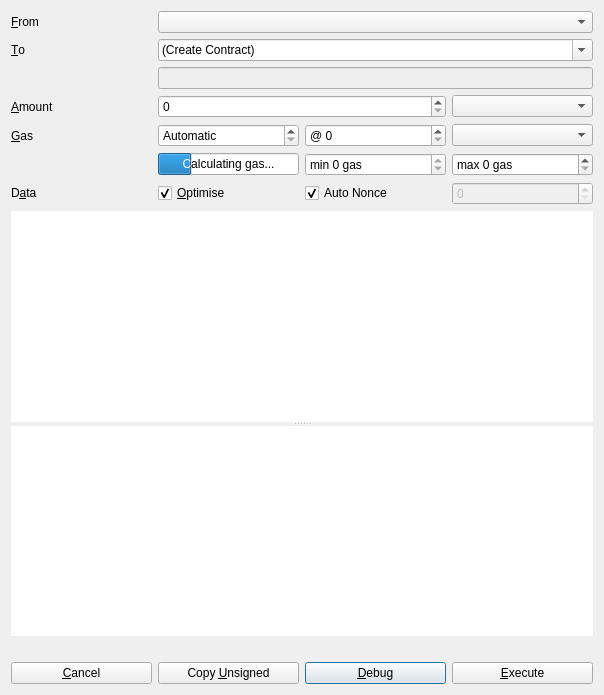
<?xml version="1.0" encoding="UTF-8"?>
<ui version="4.0">
 <class>TransactDialog</class>
 <widget class="QDialog" name="TransactDialog">
  <property name="geometry">
   <rect>
    <x>0</x>
    <y>0</y>
    <width>604</width>
    <height>695</height>
   </rect>
  </property>
  <property name="windowTitle">
   <string>Transact</string>
  </property>
  <layout class="QGridLayout" name="gridLayout">
   <item row="10" column="2">
    <widget class="QPushButton" name="debug">
     <property name="text">
      <string>&amp;Debug</string>
     </property>
    </widget>
   </item>
   <item row="4" column="1">
    <widget class="QSpinBox" name="gas">
     <property name="specialValueText">
      <string>Automatic</string>
     </property>
     <property name="suffix">
      <string> gas</string>
     </property>
     <property name="minimum">
      <number>-1</number>
     </property>
     <property name="maximum">
      <number>430000000</number>
     </property>
     <property name="value">
      <number>-1</number>
     </property>
    </widget>
   </item>
   <item row="3" column="3">
    <widget class="QComboBox" name="valueUnits"/>
   </item>
   <item row="4" column="3">
    <widget class="QComboBox" name="gasPriceUnits"/>
   </item>
   <item row="2" column="1" colspan="3">
    <widget class="QLineEdit" name="calculatedName">
     <property name="enabled">
      <bool>false</bool>
     </property>
     <property name="readOnly">
      <bool>true</bool>
     </property>
     <property name="placeholderText">
      <string/>
     </property>
    </widget>
   </item>
   <item row="7" column="1">
    <widget class="QCheckBox" name="optimize">
     <property name="text">
      <string>&amp;Optimise</string>
     </property>
     <property name="checked">
      <bool>true</bool>
     </property>
    </widget>
   </item>
   <item row="10" column="3">
    <widget class="QPushButton" name="send">
     <property name="text">
      <string>&amp;Execute</string>
     </property>
     <property name="default">
      <bool>false</bool>
     </property>
    </widget>
   </item>
   <item row="7" column="3">
    <widget class="QSpinBox" name="nonce">
     <property name="enabled">
      <bool>false</bool>
     </property>
    </widget>
   </item>
   <item row="8" column="0" colspan="4">
    <widget class="QSplitter" name="splitter_5">
     <property name="orientation">
      <enum>Qt::Vertical</enum>
     </property>
     <widget class="QPlainTextEdit" name="data">
      <property name="frameShape">
       <enum>QFrame::NoFrame</enum>
      </property>
      <property name="lineWidth">
       <number>0</number>
      </property>
     </widget>
     <widget class="QTextEdit" name="code">
      <property name="focusPolicy">
       <enum>Qt::ClickFocus</enum>
      </property>
      <property name="frameShape">
       <enum>QFrame::NoFrame</enum>
      </property>
      <property name="lineWidth">
       <number>0</number>
      </property>
      <property name="readOnly">
       <bool>true</bool>
      </property>
     </widget>
    </widget>
   </item>
   <item row="3" column="1" colspan="2">
    <widget class="QSpinBox" name="value">
     <property name="suffix">
      <string/>
     </property>
     <property name="maximum">
      <number>430000000</number>
     </property>
     <property name="value">
      <number>0</number>
     </property>
    </widget>
   </item>
   <item row="10" column="1">
    <widget class="QPushButton" name="copyUnsigned">
     <property name="text">
      <string>Copy &amp;Unsigned</string>
     </property>
    </widget>
   </item>
   <item row="0" column="1" colspan="3">
    <widget class="QComboBox" name="from"/>
   </item>
   <item row="4" column="0">
    <widget class="QLabel" name="label_6">
     <property name="text">
      <string>&amp;Gas</string>
     </property>
     <property name="buddy">
      <cstring>gas</cstring>
     </property>
    </widget>
   </item>
   <item row="1" column="0">
    <widget class="QLabel" name="label5">
     <property name="sizePolicy">
      <sizepolicy hsizetype="Preferred" vsizetype="Preferred">
       <horstretch>0</horstretch>
       <verstretch>0</verstretch>
      </sizepolicy>
     </property>
     <property name="text">
      <string>&amp;To</string>
     </property>
     <property name="buddy">
      <cstring>destination</cstring>
     </property>
    </widget>
   </item>
   <item row="10" column="0">
    <widget class="QPushButton" name="cancel">
     <property name="text">
      <string>&amp;Cancel</string>
     </property>
     <property name="shortcut">
      <string>Esc</string>
     </property>
    </widget>
   </item>
   <item row="7" column="2">
    <widget class="QCheckBox" name="autoNonce">
     <property name="text">
      <string>Auto Nonce</string>
     </property>
     <property name="checked">
      <bool>true</bool>
     </property>
     <property name="autoRepeat">
      <bool>false</bool>
     </property>
    </widget>
   </item>
   <item row="1" column="1" colspan="3">
    <widget class="QComboBox" name="destination">
     <property name="editable">
      <bool>true</bool>
     </property>
     <item>
      <property name="text">
       <string>(Create Contract)</string>
      </property>
     </item>
    </widget>
   </item>
   <item row="9" column="0" colspan="4">
    <widget class="QLabel" name="total">
     <property name="sizePolicy">
      <sizepolicy hsizetype="MinimumExpanding" vsizetype="Preferred">
       <horstretch>0</horstretch>
       <verstretch>0</verstretch>
      </sizepolicy>
     </property>
     <property name="text">
      <string/>
     </property>
    </widget>
   </item>
   <item row="3" column="0">
    <widget class="QLabel" name="label5_2">
     <property name="text">
      <string>&amp;Amount</string>
     </property>
     <property name="buddy">
      <cstring>value</cstring>
     </property>
    </widget>
   </item>
   <item row="7" column="0">
    <widget class="QLabel" name="label_2">
     <property name="sizePolicy">
      <sizepolicy hsizetype="Preferred" vsizetype="Maximum">
       <horstretch>0</horstretch>
       <verstretch>0</verstretch>
      </sizepolicy>
     </property>
     <property name="text">
      <string>D&amp;ata</string>
     </property>
     <property name="alignment">
      <set>Qt::AlignLeading|Qt::AlignLeft|Qt::AlignVCenter</set>
     </property>
     <property name="buddy">
      <cstring>data</cstring>
     </property>
    </widget>
   </item>
   <item row="0" column="0">
    <widget class="QLabel" name="label">
     <property name="text">
      <string>&amp;From</string>
     </property>
     <property name="buddy">
      <cstring>from</cstring>
     </property>
    </widget>
   </item>
   <item row="4" column="2">
    <widget class="QSpinBox" name="gasPrice">
     <property name="prefix">
      <string>@ </string>
     </property>
     <property name="minimum">
      <number>0</number>
     </property>
     <property name="maximum">
      <number>430000000</number>
     </property>
    </widget>
   </item>
   <item row="5" column="3">
    <widget class="QSpinBox" name="maxGas">
     <property name="suffix">
      <string> gas</string>
     </property>
     <property name="prefix">
      <string>max </string>
     </property>
     <property name="maximum">
      <number>450000000</number>
     </property>
    </widget>
   </item>
   <item row="5" column="2">
    <widget class="QSpinBox" name="minGas">
     <property name="readOnly">
      <bool>true</bool>
     </property>
     <property name="suffix">
      <string> gas</string>
     </property>
     <property name="prefix">
      <string>min </string>
     </property>
     <property name="minimum">
      <number>0</number>
     </property>
     <property name="maximum">
      <number>450000000</number>
     </property>
    </widget>
   </item>
   <item row="5" column="1">
    <widget class="QProgressBar" name="progressGas">
     <property name="sizePolicy">
      <sizepolicy hsizetype="Minimum" vsizetype="Fixed">
       <horstretch>0</horstretch>
       <verstretch>0</verstretch>
      </sizepolicy>
     </property>
     <property name="value">
      <number>24</number>
     </property>
     <property name="format">
      <string>Calculating gas...</string>
     </property>
    </widget>
   </item>
  </layout>
 </widget>
 <resources/>
 <connections>
  <connection>
   <sender>autoNonce</sender>
   <signal>toggled(bool)</signal>
   <receiver>nonce</receiver>
   <slot>setDisabled(bool)</slot>
   <hints>
    <hint type="sourcelabel">
     <x>374</x>
     <y>196</y>
    </hint>
    <hint type="destinationlabel">
     <x>451</x>
     <y>190</y>
    </hint>
   </hints>
  </connection>
 </connections>
</ui>
